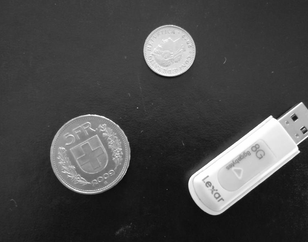
%> input picture Homeworks/vision_hw2/coins_usb.png (cropped and resized to the size of MATLAB's example picture, made grey), 308 x 242 px, given in place of eight.tif, which was not available
$ octave hw1.m   (GNU Octave 9; MATLAB toolbox functions it lacks are replaced by stand-ins)
%> lines starting %> are read from the running program, lines starting %| are printed output that depends on the picture; in (x1, y1, x2, y2) boxes, pixels count from 0 and x2, y2 are one past the last pixel; in counts of white or black regions, pixels touching at a corner belong together; the program's own positions count from 1; pictures that were not available may be replaced by others from this repository, and a replacement may not be noted
clc;
clear;

I = imread('eight.tif');
%> I is the input picture: size 242x308 uint8; min 4, max 255, mean 72.1
figure;
subplot(2,2,1)
imshow(I);
title('Selected image')


bw = imbinarize(I);
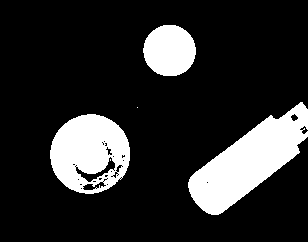
%> bw: size 242x308 logical; 17.2% white; 5 white regions (2 under 20 px), largest, box (x1, y1, x2, y2) and area: (188, 102, 308, 215) 6126, (50, 114, 130, 194) 4548, (143, 25, 196, 76) 2132

%bwareaopen(BW,P) removes from a binary image all connected
% components that have fewer than P pixels,
bw = bwareaopen(bw,50);
bw = imcomplement(bw);

%strel Create morphological structuring element
se = strel('disk',5);

%The morphological close operation is a dilation followed by an erosion,
bw = imclose(bw,se);
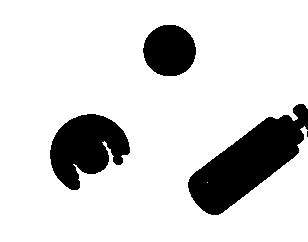
%> bw: size 242x308 logical; 83.8% white; 4 black regions (1 under 20 px)
subplot(2,2,2)
imshow(bw);
title('Image after morphologial operations')

cc = bwconncomp(bw,4);
%> cc = 2 connected components

labeled = labelmatrix(cc);
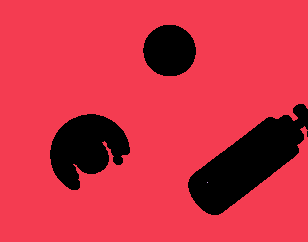
%> labeled: size 242x308 uint8; 3 distinct labels, from 0 to 2; one colour per label, 0 black
RGB_label = label2rgb(labeled,'spring','c','shuffle');
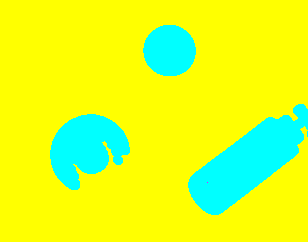
%> RGB_label: size 242x308x3 uint8; mean R, G, B 213.8, 255, 41.2
subplot(2,2,3)
imshow(RGB_label)
title('Colored image')


coindata = regionprops(cc,'basic');
%> coindata = 2 regions; box (x1, y1, x2, y2), Area and Centroid: (0, 0, 308, 242) 62487 [149 118.2], (207, 182, 208, 183) 1 [208 183]
coin_areas = [coindata.Area];
%> coin_areas = [62487 1]
[min_area, idx] = min(coin_areas);
%> min_area = 1; idx = 2

coin = false(size(bw));
coin(cc.PixelIdxList{idx}) = true;
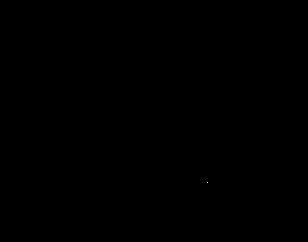
%> coin: size 242x308 logical; 0% white in thin lines or dots, all inside (x1, y1, x2, y2) = (207, 182, 208, 183)
subplot(2,2,4)
imshow(coin)
title('Image with only one selected coin')

saveas(gcf,'image_analysis_hw_1.png')
